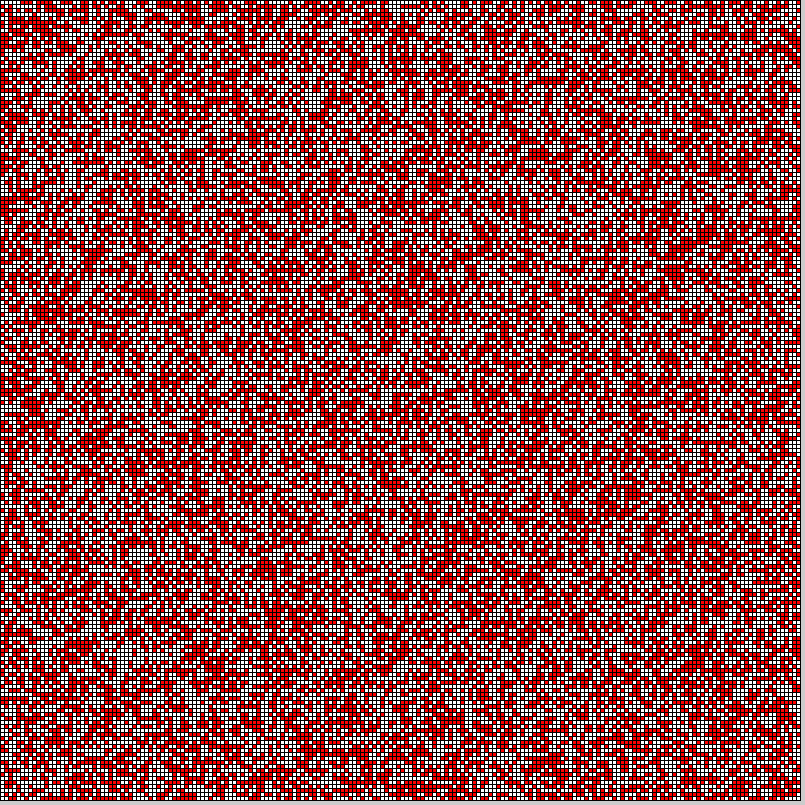
Frame 1 (no input)
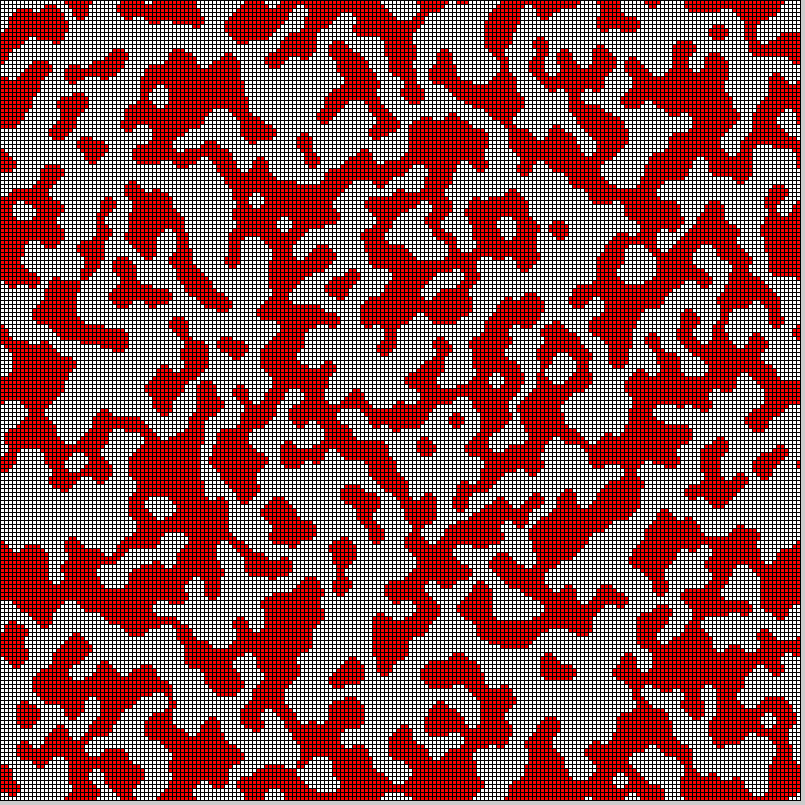
Frame 60 (the mouse pressed at the canvas centre just before this capture)
Frame 120 (the mouse held since frame 60 and released just before this capture): identical to frame 60, image omitted

The Processing sketch that drew these frames (run headless with seeded random() and noise(); from frame 60 on, the mouse is pressed at the canvas centre):

// Processing sketch: symulacja5
// ── symulacja5.pde
//Model dynamicznego wpływu społecznego Nowaka-Latane - wersja "komórkowa" bez zróżnicowania sił
// Duża i z funkcją exit()
///////////////////////////////////////////////////////////////////////////////////////////////////
//Control parameters
float Ones=0.50; //How many "ones" in the array
int N=200;       //array side

//For visualisation
int S=20;       //cell width & height

//2D "World" of individuals
int A[][] = new int[N][N];

//Initialisation
void setup()
{
  size(805,805);
  S=width/N; //Agent side size
 
  for(int i=0;i<N;i++)
   for(int j=0;j<N;j++)
   if( random(0,1) < Ones )
    A[i][j]=1;
    else
    A[i][j]=-1;
    
   frameRate(10);//Nie za szybko
}


int Step=0;
void DoMonteCarloStep()//Implementation of dynamic
{
   for(int a=0;a<N*N;a++) //as many times as number of cells 
   {
     int i=int(random(N));
     int j=int(random(N));
     
     int impact=0; //Calculate summ of impacts
     for(int m=i-1;m<=i+1;m++)
      for(int n=j-1;n<=j+1;n++)
      {
        int p=(m+N)%N;
        int r=(n+N)%N;
        impact+=A[p][r];
      }
  
     if(impact>=0)//Majority rule
       A[i][j]=1;
       else
       A[i][j]=-1;    
   }
   Step++;//Counting of steps
}

int Reds=0;
void Count()
{
  Reds=0;
  for(int i=0;i<N;i++)
   for(int j=0;j<N;j++)
     if(A[i][j]==1)
       Reds++;
}

//Running - visualisation and dynamics
int frame=0;
void draw()
{
 //print((frame++)+" ");//Counting of frames
 for(int i=0;i<N;i++)//visualisation
  for(int j=0;j<N;j++)
  {
    if(A[i][j]==1)
    {
      fill(255,0,0);
    }
    else
    {
      fill(255);
    }
    rect(i*S,j*S,S,S);
  }  
  
  Count();//Statistics
  println("Step "+Step+" Reds="+Reds+" White="+(N*N-Reds));
  DoMonteCarloStep();//dynamics
}

void exit() //it is called whenever a window is closed. 
{
  noLoop(); //To be sure / dla pewności ;-)
  println("Thank You");
  super.exit(); //What library superclass have to do at exit
} 
